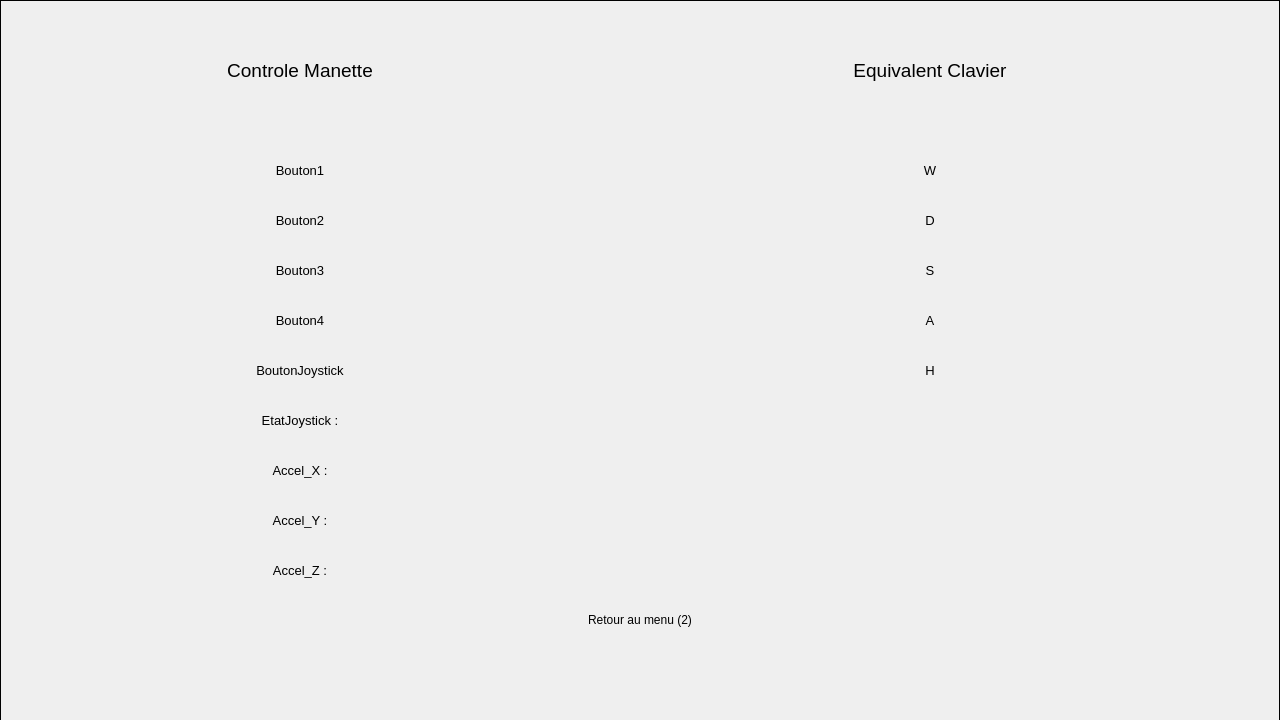
<?xml version="1.0" encoding="UTF-8"?>
<ui version="4.0">
 <class>Commande</class>
 <widget class="QWidget" name="Commande">
  <property name="geometry">
   <rect>
    <x>0</x>
    <y>0</y>
    <width>1280</width>
    <height>720</height>
   </rect>
  </property>
  <property name="windowTitle">
   <string>Form</string>
  </property>
  <widget class="QLabel" name="ClavierW">
   <property name="enabled">
    <bool>true</bool>
   </property>
   <property name="geometry">
    <rect>
     <x>830</x>
     <y>150</y>
     <width>200</width>
     <height>40</height>
    </rect>
   </property>
   <property name="font">
    <font>
     <pointsize>10</pointsize>
    </font>
   </property>
   <property name="autoFillBackground">
    <bool>true</bool>
   </property>
   <property name="text">
    <string>W</string>
   </property>
   <property name="scaledContents">
    <bool>false</bool>
   </property>
   <property name="alignment">
    <set>Qt::AlignmentFlag::AlignCenter</set>
   </property>
   <property name="wordWrap">
    <bool>false</bool>
   </property>
  </widget>
  <widget class="QLabel" name="ClavierH">
   <property name="enabled">
    <bool>true</bool>
   </property>
   <property name="geometry">
    <rect>
     <x>830</x>
     <y>350</y>
     <width>200</width>
     <height>40</height>
    </rect>
   </property>
   <property name="font">
    <font>
     <pointsize>10</pointsize>
    </font>
   </property>
   <property name="autoFillBackground">
    <bool>true</bool>
   </property>
   <property name="text">
    <string>H</string>
   </property>
   <property name="scaledContents">
    <bool>false</bool>
   </property>
   <property name="alignment">
    <set>Qt::AlignmentFlag::AlignCenter</set>
   </property>
   <property name="wordWrap">
    <bool>false</bool>
   </property>
  </widget>
  <widget class="QLabel" name="AccelZ">
   <property name="geometry">
    <rect>
     <x>200</x>
     <y>550</y>
     <width>200</width>
     <height>40</height>
    </rect>
   </property>
   <property name="font">
    <font>
     <pointsize>10</pointsize>
    </font>
   </property>
   <property name="autoFillBackground">
    <bool>true</bool>
   </property>
   <property name="text">
    <string>Accel_Z :</string>
   </property>
   <property name="scaledContents">
    <bool>false</bool>
   </property>
   <property name="alignment">
    <set>Qt::AlignmentFlag::AlignCenter</set>
   </property>
   <property name="wordWrap">
    <bool>false</bool>
   </property>
  </widget>
  <widget class="QLabel" name="ManetteB3">
   <property name="geometry">
    <rect>
     <x>200</x>
     <y>250</y>
     <width>200</width>
     <height>40</height>
    </rect>
   </property>
   <property name="font">
    <font>
     <pointsize>10</pointsize>
    </font>
   </property>
   <property name="autoFillBackground">
    <bool>true</bool>
   </property>
   <property name="text">
    <string>Bouton3</string>
   </property>
   <property name="scaledContents">
    <bool>false</bool>
   </property>
   <property name="alignment">
    <set>Qt::AlignmentFlag::AlignCenter</set>
   </property>
   <property name="wordWrap">
    <bool>false</bool>
   </property>
  </widget>
  <widget class="QLabel" name="ManetteB1">
   <property name="enabled">
    <bool>true</bool>
   </property>
   <property name="geometry">
    <rect>
     <x>200</x>
     <y>150</y>
     <width>200</width>
     <height>40</height>
    </rect>
   </property>
   <property name="font">
    <font>
     <pointsize>10</pointsize>
    </font>
   </property>
   <property name="autoFillBackground">
    <bool>true</bool>
   </property>
   <property name="text">
    <string>Bouton1</string>
   </property>
   <property name="scaledContents">
    <bool>false</bool>
   </property>
   <property name="alignment">
    <set>Qt::AlignmentFlag::AlignCenter</set>
   </property>
   <property name="wordWrap">
    <bool>false</bool>
   </property>
  </widget>
  <widget class="QLabel" name="TitreManette">
   <property name="geometry">
    <rect>
     <x>200</x>
     <y>50</y>
     <width>200</width>
     <height>40</height>
    </rect>
   </property>
   <property name="font">
    <font>
     <pointsize>14</pointsize>
    </font>
   </property>
   <property name="text">
    <string>Controle Manette</string>
   </property>
   <property name="alignment">
    <set>Qt::AlignmentFlag::AlignCenter</set>
   </property>
  </widget>
  <widget class="QLabel" name="AccelX">
   <property name="geometry">
    <rect>
     <x>200</x>
     <y>450</y>
     <width>200</width>
     <height>40</height>
    </rect>
   </property>
   <property name="font">
    <font>
     <pointsize>10</pointsize>
    </font>
   </property>
   <property name="autoFillBackground">
    <bool>true</bool>
   </property>
   <property name="text">
    <string>Accel_X :</string>
   </property>
   <property name="scaledContents">
    <bool>false</bool>
   </property>
   <property name="alignment">
    <set>Qt::AlignmentFlag::AlignCenter</set>
   </property>
   <property name="wordWrap">
    <bool>false</bool>
   </property>
  </widget>
  <widget class="QLabel" name="BackGround">
   <property name="geometry">
    <rect>
     <x>0</x>
     <y>0</y>
     <width>1280</width>
     <height>721</height>
    </rect>
   </property>
   <property name="baseSize">
    <size>
     <width>100</width>
     <height>100</height>
    </size>
   </property>
   <property name="autoFillBackground">
    <bool>true</bool>
   </property>
   <property name="frameShape">
    <enum>QFrame::Shape::Box</enum>
   </property>
   <property name="text">
    <string/>
   </property>
   <property name="textFormat">
    <enum>Qt::TextFormat::PlainText</enum>
   </property>
   <property name="pixmap">
    <pixmap resource="Image.qrc">:/MainMenu/Image_Qt/EcranAccueil/pixel-art-sky-background-with-clouds-cloudy-blue-sky-for-8bit-game-on-white-background-vector.jpg</pixmap>
   </property>
   <property name="scaledContents">
    <bool>true</bool>
   </property>
  </widget>
  <widget class="QLabel" name="ClavierS">
   <property name="enabled">
    <bool>true</bool>
   </property>
   <property name="geometry">
    <rect>
     <x>830</x>
     <y>250</y>
     <width>200</width>
     <height>40</height>
    </rect>
   </property>
   <property name="font">
    <font>
     <pointsize>10</pointsize>
    </font>
   </property>
   <property name="autoFillBackground">
    <bool>true</bool>
   </property>
   <property name="text">
    <string>S</string>
   </property>
   <property name="scaledContents">
    <bool>false</bool>
   </property>
   <property name="alignment">
    <set>Qt::AlignmentFlag::AlignCenter</set>
   </property>
   <property name="wordWrap">
    <bool>false</bool>
   </property>
  </widget>
  <widget class="QLabel" name="ManetteJoy">
   <property name="geometry">
    <rect>
     <x>200</x>
     <y>400</y>
     <width>200</width>
     <height>40</height>
    </rect>
   </property>
   <property name="font">
    <font>
     <pointsize>10</pointsize>
    </font>
   </property>
   <property name="autoFillBackground">
    <bool>true</bool>
   </property>
   <property name="text">
    <string>EtatJoystick :</string>
   </property>
   <property name="scaledContents">
    <bool>false</bool>
   </property>
   <property name="alignment">
    <set>Qt::AlignmentFlag::AlignCenter</set>
   </property>
   <property name="wordWrap">
    <bool>false</bool>
   </property>
  </widget>
  <widget class="QLabel" name="ClavierA">
   <property name="enabled">
    <bool>true</bool>
   </property>
   <property name="geometry">
    <rect>
     <x>830</x>
     <y>300</y>
     <width>200</width>
     <height>40</height>
    </rect>
   </property>
   <property name="font">
    <font>
     <pointsize>10</pointsize>
    </font>
   </property>
   <property name="autoFillBackground">
    <bool>true</bool>
   </property>
   <property name="text">
    <string>A</string>
   </property>
   <property name="scaledContents">
    <bool>false</bool>
   </property>
   <property name="alignment">
    <set>Qt::AlignmentFlag::AlignCenter</set>
   </property>
   <property name="wordWrap">
    <bool>false</bool>
   </property>
  </widget>
  <widget class="QLabel" name="AccelY">
   <property name="geometry">
    <rect>
     <x>200</x>
     <y>500</y>
     <width>200</width>
     <height>40</height>
    </rect>
   </property>
   <property name="font">
    <font>
     <pointsize>10</pointsize>
    </font>
   </property>
   <property name="autoFillBackground">
    <bool>true</bool>
   </property>
   <property name="text">
    <string>Accel_Y :</string>
   </property>
   <property name="scaledContents">
    <bool>false</bool>
   </property>
   <property name="alignment">
    <set>Qt::AlignmentFlag::AlignCenter</set>
   </property>
   <property name="wordWrap">
    <bool>false</bool>
   </property>
  </widget>
  <widget class="QLabel" name="ManetteBJoy">
   <property name="geometry">
    <rect>
     <x>200</x>
     <y>350</y>
     <width>200</width>
     <height>40</height>
    </rect>
   </property>
   <property name="font">
    <font>
     <pointsize>10</pointsize>
    </font>
   </property>
   <property name="autoFillBackground">
    <bool>true</bool>
   </property>
   <property name="text">
    <string>BoutonJoystick</string>
   </property>
   <property name="scaledContents">
    <bool>false</bool>
   </property>
   <property name="alignment">
    <set>Qt::AlignmentFlag::AlignCenter</set>
   </property>
   <property name="wordWrap">
    <bool>false</bool>
   </property>
  </widget>
  <widget class="QLabel" name="ManetteB2">
   <property name="geometry">
    <rect>
     <x>200</x>
     <y>200</y>
     <width>200</width>
     <height>40</height>
    </rect>
   </property>
   <property name="font">
    <font>
     <pointsize>10</pointsize>
    </font>
   </property>
   <property name="autoFillBackground">
    <bool>true</bool>
   </property>
   <property name="text">
    <string>Bouton2</string>
   </property>
   <property name="scaledContents">
    <bool>false</bool>
   </property>
   <property name="alignment">
    <set>Qt::AlignmentFlag::AlignCenter</set>
   </property>
   <property name="wordWrap">
    <bool>false</bool>
   </property>
  </widget>
  <widget class="QLabel" name="ManetteB4">
   <property name="geometry">
    <rect>
     <x>200</x>
     <y>300</y>
     <width>200</width>
     <height>40</height>
    </rect>
   </property>
   <property name="font">
    <font>
     <pointsize>10</pointsize>
    </font>
   </property>
   <property name="autoFillBackground">
    <bool>true</bool>
   </property>
   <property name="text">
    <string>Bouton4</string>
   </property>
   <property name="scaledContents">
    <bool>false</bool>
   </property>
   <property name="alignment">
    <set>Qt::AlignmentFlag::AlignCenter</set>
   </property>
   <property name="wordWrap">
    <bool>false</bool>
   </property>
  </widget>
  <widget class="QLabel" name="TitreClavier">
   <property name="geometry">
    <rect>
     <x>830</x>
     <y>50</y>
     <width>200</width>
     <height>40</height>
    </rect>
   </property>
   <property name="font">
    <font>
     <pointsize>14</pointsize>
    </font>
   </property>
   <property name="text">
    <string>Equivalent Clavier</string>
   </property>
   <property name="alignment">
    <set>Qt::AlignmentFlag::AlignCenter</set>
   </property>
  </widget>
  <widget class="QLabel" name="ClavierD">
   <property name="enabled">
    <bool>true</bool>
   </property>
   <property name="geometry">
    <rect>
     <x>830</x>
     <y>200</y>
     <width>200</width>
     <height>40</height>
    </rect>
   </property>
   <property name="font">
    <font>
     <pointsize>10</pointsize>
    </font>
   </property>
   <property name="autoFillBackground">
    <bool>true</bool>
   </property>
   <property name="text">
    <string>D</string>
   </property>
   <property name="scaledContents">
    <bool>false</bool>
   </property>
   <property name="alignment">
    <set>Qt::AlignmentFlag::AlignCenter</set>
   </property>
   <property name="wordWrap">
    <bool>false</bool>
   </property>
  </widget>
  <widget class="QLabel" name="Retour1">
   <property name="geometry">
    <rect>
     <x>565</x>
     <y>600</y>
     <width>150</width>
     <height>40</height>
    </rect>
   </property>
   <property name="palette">
    <palette>
     <active>
      <colorrole role="Button">
       <brush brushstyle="SolidPattern">
        <color alpha="255">
         <red>135</red>
         <green>135</green>
         <blue>135</blue>
        </color>
       </brush>
      </colorrole>
     </active>
     <inactive>
      <colorrole role="Button">
       <brush brushstyle="SolidPattern">
        <color alpha="255">
         <red>135</red>
         <green>135</green>
         <blue>135</blue>
        </color>
       </brush>
      </colorrole>
     </inactive>
     <disabled>
      <colorrole role="Button">
       <brush brushstyle="SolidPattern">
        <color alpha="255">
         <red>135</red>
         <green>135</green>
         <blue>135</blue>
        </color>
       </brush>
      </colorrole>
     </disabled>
    </palette>
   </property>
   <property name="autoFillBackground">
    <bool>true</bool>
   </property>
   <property name="text">
    <string>Retour au menu (2)</string>
   </property>
   <property name="alignment">
    <set>Qt::AlignmentFlag::AlignCenter</set>
   </property>
  </widget>
  <zorder>BackGround</zorder>
  <zorder>ClavierW</zorder>
  <zorder>ClavierH</zorder>
  <zorder>AccelZ</zorder>
  <zorder>ManetteB3</zorder>
  <zorder>ManetteB1</zorder>
  <zorder>TitreManette</zorder>
  <zorder>AccelX</zorder>
  <zorder>ClavierS</zorder>
  <zorder>ManetteJoy</zorder>
  <zorder>ClavierA</zorder>
  <zorder>AccelY</zorder>
  <zorder>ManetteBJoy</zorder>
  <zorder>ManetteB2</zorder>
  <zorder>ManetteB4</zorder>
  <zorder>TitreClavier</zorder>
  <zorder>ClavierD</zorder>
  <zorder>Retour1</zorder>
 </widget>
 <resources>
  <include location="Image.qrc"/>
 </resources>
 <connections/>
</ui>
